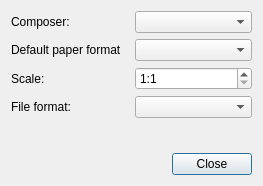
<?xml version="1.0" encoding="UTF-8"?>
<ui version="4.0">
 <class>InstantPrintDialog</class>
 <widget class="QDialog" name="InstantPrintDialog">
  <property name="geometry">
   <rect>
    <x>0</x>
    <y>0</y>
    <width>263</width>
    <height>186</height>
   </rect>
  </property>
  <property name="windowTitle">
   <string>Instant Print</string>
  </property>
  <property name="windowIcon">
   <iconset theme="printer">
    <normaloff/>
   </iconset>
  </property>
  <layout class="QGridLayout" name="gridLayout">
   <item row="0" column="0">
    <widget class="QLabel" name="label_composers">
     <property name="text">
      <string>Composer:</string>
     </property>
    </widget>
   </item>
   <item row="0" column="1">
    <widget class="QComboBox" name="comboBox_composers"/>
   </item>
   <item row="3" column="0">
    <widget class="QLabel" name="label_fileformat">
     <property name="text">
      <string>File format:</string>
     </property>
    </widget>
   </item>
   <item row="3" column="1">
    <widget class="QComboBox" name="comboBox_fileformat"/>
   </item>
   <item row="4" column="0">
    <spacer name="verticalSpacer">
     <property name="orientation">
      <enum>Qt::Vertical</enum>
     </property>
     <property name="sizeHint" stdset="0">
      <size>
       <width>20</width>
       <height>200</height>
      </size>
     </property>
    </spacer>
   </item>
   <item row="5" column="0" colspan="2">
    <widget class="QDialogButtonBox" name="buttonBox">
     <property name="orientation">
      <enum>Qt::Horizontal</enum>
     </property>
     <property name="standardButtons">
      <set>QDialogButtonBox::Close</set>
     </property>
    </widget>
   </item>
   <item row="2" column="1">
    <widget class="QSpinBox" name="spinBoxScale">
     <property name="prefix">
      <string notr="true">1:</string>
     </property>
     <property name="minimum">
      <number>1</number>
     </property>
     <property name="maximum">
      <number>1000000000</number>
     </property>
    </widget>
   </item>
   <item row="2" column="0">
    <widget class="QLabel" name="label">
     <property name="text">
      <string>Scale:</string>
     </property>
    </widget>
   </item>
   <item row="1" column="0">
    <widget class="QLabel" name="label_defaults">
     <property name="text">
      <string>Default paper format</string>
     </property>
    </widget>
   </item>
   <item row="1" column="1">
    <widget class="QComboBox" name="comboBox_defaults"/>
   </item>
  </layout>
 </widget>
 <resources/>
 <connections>
  <connection>
   <sender>buttonBox</sender>
   <signal>accepted()</signal>
   <receiver>InstantPrintDialog</receiver>
   <slot>accept()</slot>
   <hints>
    <hint type="sourcelabel">
     <x>248</x>
     <y>254</y>
    </hint>
    <hint type="destinationlabel">
     <x>157</x>
     <y>274</y>
    </hint>
   </hints>
  </connection>
  <connection>
   <sender>buttonBox</sender>
   <signal>rejected()</signal>
   <receiver>InstantPrintDialog</receiver>
   <slot>reject()</slot>
   <hints>
    <hint type="sourcelabel">
     <x>316</x>
     <y>260</y>
    </hint>
    <hint type="destinationlabel">
     <x>286</x>
     <y>274</y>
    </hint>
   </hints>
  </connection>
 </connections>
</ui>
